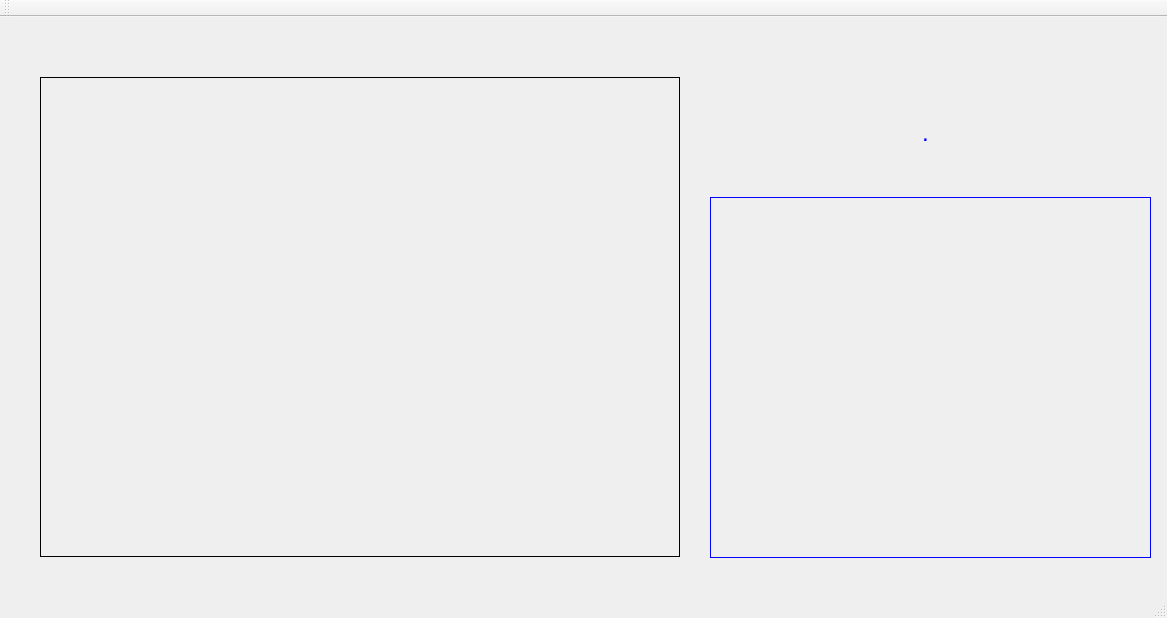
<?xml version="1.0" encoding="UTF-8"?>
<ui version="4.0">
 <class>FaceRecognition</class>
 <widget class="QMainWindow" name="FaceRecognition">
  <property name="geometry">
   <rect>
    <x>0</x>
    <y>0</y>
    <width>1167</width>
    <height>618</height>
   </rect>
  </property>
  <property name="windowTitle">
   <string>MainWindow</string>
  </property>
  <widget class="QWidget" name="centralWidget">
   <widget class="QLabel" name="webCamLabel">
    <property name="geometry">
     <rect>
      <x>40</x>
      <y>60</y>
      <width>640</width>
      <height>480</height>
     </rect>
    </property>
    <property name="frameShape">
     <enum>QFrame::Box</enum>
    </property>
    <property name="text">
     <string/>
    </property>
   </widget>
   <widget class="QLabel" name="welcomeLabel">
    <property name="geometry">
     <rect>
      <x>710</x>
      <y>60</y>
      <width>431</width>
      <height>111</height>
     </rect>
    </property>
    <property name="palette">
     <palette>
      <active>
       <colorrole role="WindowText">
        <brush brushstyle="SolidPattern">
         <color alpha="255">
          <red>0</red>
          <green>0</green>
          <blue>255</blue>
         </color>
        </brush>
       </colorrole>
      </active>
      <inactive>
       <colorrole role="WindowText">
        <brush brushstyle="SolidPattern">
         <color alpha="255">
          <red>0</red>
          <green>0</green>
          <blue>255</blue>
         </color>
        </brush>
       </colorrole>
      </inactive>
      <disabled>
       <colorrole role="WindowText">
        <brush brushstyle="SolidPattern">
         <color alpha="255">
          <red>128</red>
          <green>128</green>
          <blue>128</blue>
         </color>
        </brush>
       </colorrole>
      </disabled>
     </palette>
    </property>
    <property name="font">
     <font>
      <family>Arial</family>
      <pointsize>18</pointsize>
     </font>
    </property>
    <property name="layoutDirection">
     <enum>Qt::LeftToRight</enum>
    </property>
    <property name="text">
     <string>.</string>
    </property>
    <property name="alignment">
     <set>Qt::AlignCenter</set>
    </property>
   </widget>
   <widget class="QLabel" name="roomPlan">
    <property name="geometry">
     <rect>
      <x>710</x>
      <y>180</y>
      <width>441</width>
      <height>361</height>
     </rect>
    </property>
    <property name="palette">
     <palette>
      <active>
       <colorrole role="WindowText">
        <brush brushstyle="SolidPattern">
         <color alpha="255">
          <red>0</red>
          <green>0</green>
          <blue>255</blue>
         </color>
        </brush>
       </colorrole>
      </active>
      <inactive>
       <colorrole role="WindowText">
        <brush brushstyle="SolidPattern">
         <color alpha="255">
          <red>0</red>
          <green>0</green>
          <blue>255</blue>
         </color>
        </brush>
       </colorrole>
      </inactive>
      <disabled>
       <colorrole role="WindowText">
        <brush brushstyle="SolidPattern">
         <color alpha="255">
          <red>128</red>
          <green>128</green>
          <blue>128</blue>
         </color>
        </brush>
       </colorrole>
      </disabled>
     </palette>
    </property>
    <property name="frameShape">
     <enum>QFrame::Box</enum>
    </property>
    <property name="text">
     <string/>
    </property>
   </widget>
  </widget>
  <widget class="QToolBar" name="mainToolBar">
   <property name="palette">
    <palette>
     <active>
      <colorrole role="Text">
       <brush brushstyle="SolidPattern">
        <color alpha="255">
         <red>0</red>
         <green>0</green>
         <blue>255</blue>
        </color>
       </brush>
      </colorrole>
     </active>
     <inactive>
      <colorrole role="Text">
       <brush brushstyle="SolidPattern">
        <color alpha="255">
         <red>0</red>
         <green>0</green>
         <blue>255</blue>
        </color>
       </brush>
      </colorrole>
     </inactive>
     <disabled>
      <colorrole role="Text">
       <brush brushstyle="SolidPattern">
        <color alpha="255">
         <red>128</red>
         <green>128</green>
         <blue>128</blue>
        </color>
       </brush>
      </colorrole>
     </disabled>
    </palette>
   </property>
   <attribute name="toolBarArea">
    <enum>TopToolBarArea</enum>
   </attribute>
   <attribute name="toolBarBreak">
    <bool>false</bool>
   </attribute>
  </widget>
  <widget class="QStatusBar" name="statusBar"/>
 </widget>
 <layoutdefault spacing="6" margin="11"/>
 <resources/>
 <connections/>
</ui>
